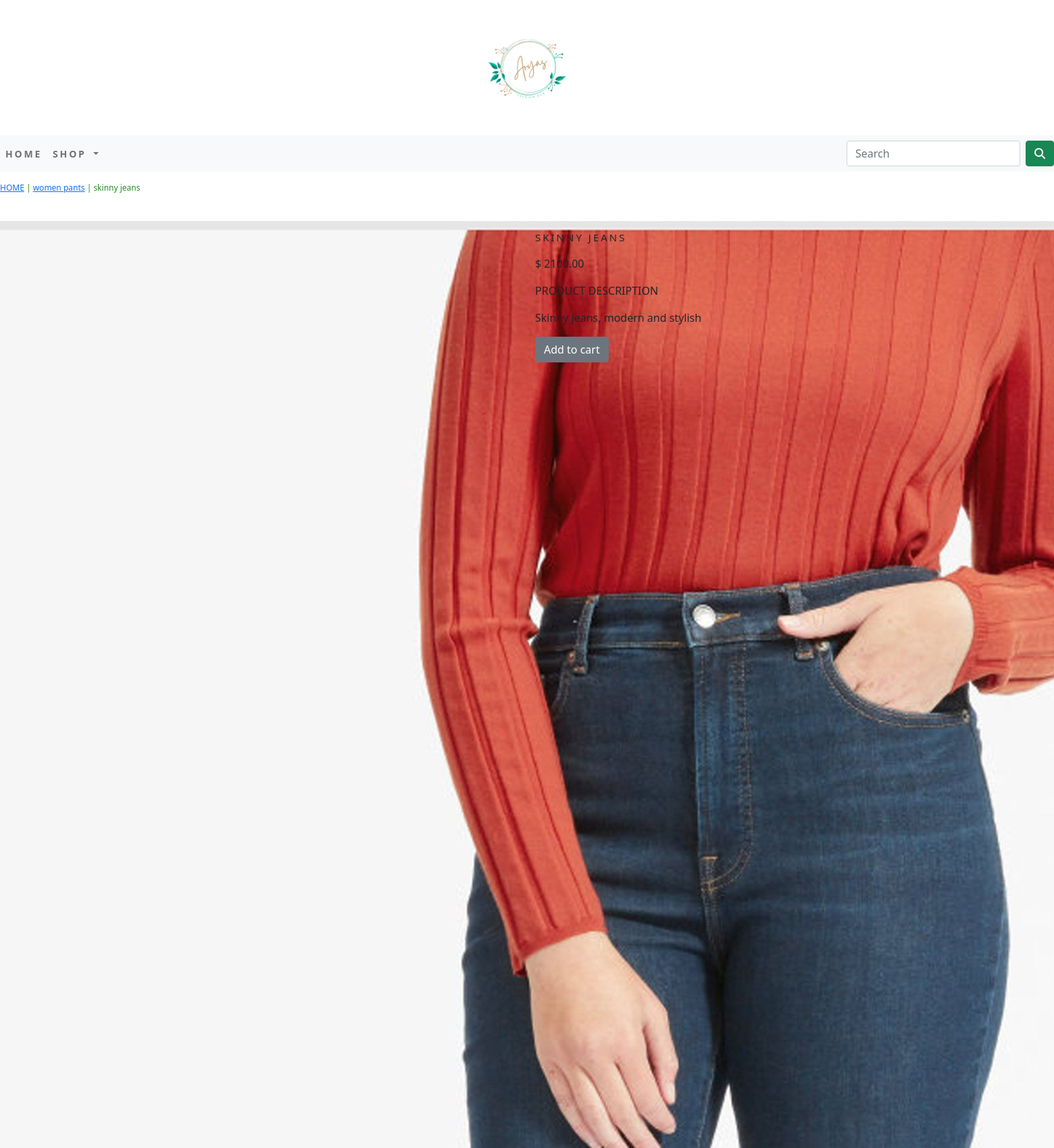
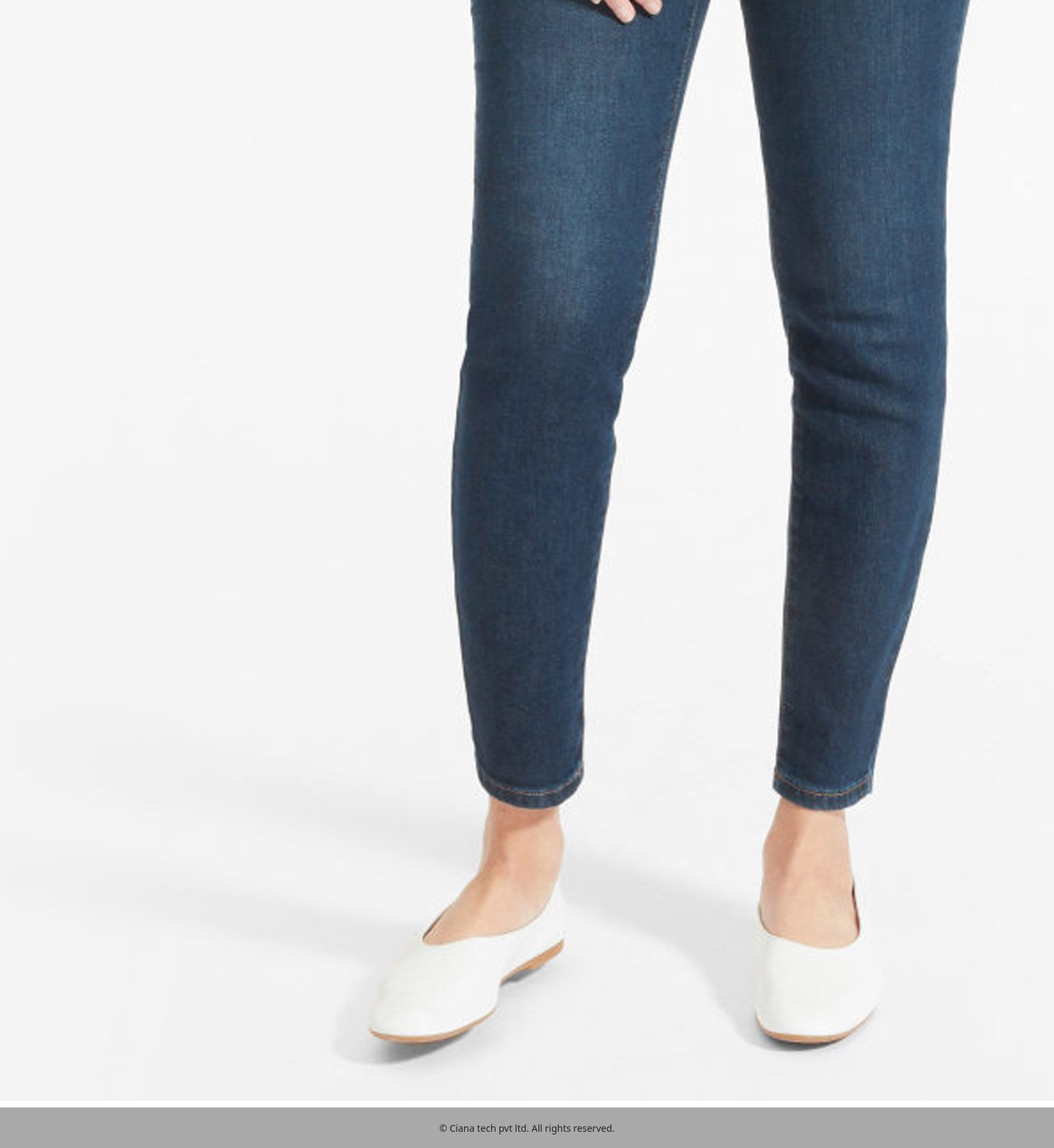
The app's page /shop/women-pants/skinny-jeans/ with its own data (2 pictures, top to bottom).
### shopapp/models.py (models this page shows, shortened)
class Product(models.Model):
       name    =models.CharField(max_length=250,unique=True)
       slug    =models.SlugField(max_length=250,unique=True)
       des     =models.TextField(blank=True)
       price   =models.DecimalField(max_digits=10,decimal_places=2)
       category=models.ForeignKey(Category,on_delete=models.CASCADE)
       image   =models.ImageField(upload_to='product',blank=True)
       stock   =models.IntegerField()
       avaliable=models.BooleanField(default=True)
       created  =models.DateTimeField(auto_now_add=True)
       updated  =models.DateTimeField(auto_now=True)
       class Meta:
          ordering=['name']
          verbose_name='product'
          verbose_name_plural='products'

class Category(models.Model):
      name =models.CharField(max_length=250,unique=True)
      slug =models.SlugField(max_length=250,unique=True)
      des  =models.TextField(blank=True)
      image =models.ImageField(upload_to='category',blank=True)
      class Meta:
         ordering=['name']
         verbose_name='category'
         verbose_name_plural='cateogries'
      def get_url (self):
          return reverse('shopapp:products_by_category',args=[self.slug])
      def __str__(self):
             return '{}' .format(self.name)

### shopapp/views.py (the view)
# urls.py: path('<slug:c_slug>/<slug:product_slug>/',views.proDetail,name="prodCatDetail"),
def proDetail(request,c_slug,product_slug):
    try:
        product=Product.objects.get(category__slug=c_slug,slug=product_slug)
    except Exception as e:
        raise e
    return render(request,"product.html",{'product':product})

### cart/context_processors.py (called while the page is built)
def counter(request):
    item_count=0
    if 'admin' in request.path:
        return {}
    else:
        try:
            cart=Cart.objects.filter(cart_id=_cart_id(request))
            cart_items=CartItem.objects.all().filter(cart=cart[:1])
            for cart_item in cart_items:
                item_count += cart_item.quantity
        except Cart.DoesNotExist:
             item_count=0
    return dict(item_count=item_count)

### cart/views.py (called while the page is built)
def _cart_id(request):
    cart=request.session.session_key
    if not cart:
        cart=request.session.create()
    return cart

### shopapp/context_processors.py (called while the page is built)
def menu_links(request):
        links=Category.objects.all()
        return dict(links=links)

### templates/product.html (shortened to what this page needs)
{% extends 'base.html' %}
{% load static %}
{% block content %}
<div class="row my_prod_row_class">
    <div class="mx_auto">
        <p> <a href="{% url 'shopapp:allProductCat' %}">HOME</a> | <a href="{{ product.category.get_url }}"> {{ product.category }}</a> | {{product.name }}</p>
    </div>
  <div class="container">
      <br>
     <div class="row">
       <div class="col-12 col-sm-12 col-md-12 col-lg-6 text-center">
          <div style="min-width:14rem">
            <img src="{{ product.image.url }}" alt="{{ product.name }}">
          </div>
       </div>
    <div class="col-12 col-sm-12 col-md-12 col-lg-6">
       <div>
        <h1 class="my_prod_title">{{ product.name }}</h1>
        <p> $ {{ product.price }}</p>
         <p class="my_title"> Product Description </p>
        <p class="text-justify my_prod_text"> {{ product.des }}</p>
        {% if product.stock <= 0 %}
        <p class="text-justify my_prod_text"><b> Out of stock </b></p>
        {% else %}
        <a class="btn btn-secondary" href="{% url 'cart:add_cart' product.id %}">Add to cart</a>
        {% endif %}
       </div>
    </div>
  </div>
  </div>
{% endblock %}

### static/css/custom.css (style rules this page uses)
body { font-family: 'Roboto', sans-serif; }
.my_title { font-size : 16px; text-transform: uppercase; }
.my_prod_row_class { padding-top:15px; padding-bottom:10px; }
.my_prod_row_class .mx_auto { color:#228B22; font-size:12px; text-decoration:none; }
.my_prod_title { font-size:15px; text-transform:uppercase; letter-spacing: .2em; padding-top:15px; padding-bottom:10px; }
.my_prod_text { padding-right:15px; }

### records on screen
Product: category "women pants", name "skinny jeans", image (picture), name "SKINNY JEANS", price "2100.00", des "Skinny jeans, modern and stylish"
